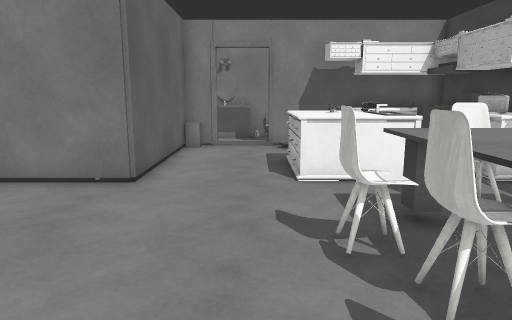
[1] (above)

19 first-person views from a walk through a Unity game level. The camera is 1.3 m above the floor, tilts 10° down and sees 70° across. The floor is counted in squares, 0.59 m on a side. Each view is taken from the middle of a square. On the plan, view 1 faces up. The plan holds only what a view shows up to about 20 squares ahead; the rest is blank. The place goes on beyond the plan. The player character is not drawn. Door leaves are left out, so doorways stand open. Surface patterns are stand-ins for the level's own textures.

[2]
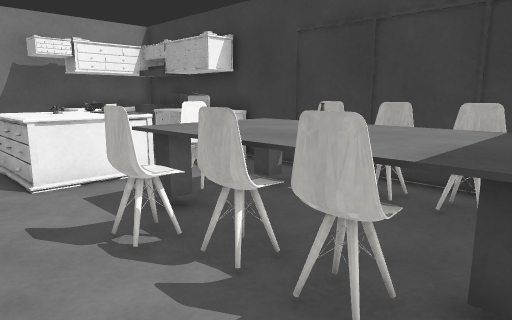

[3]
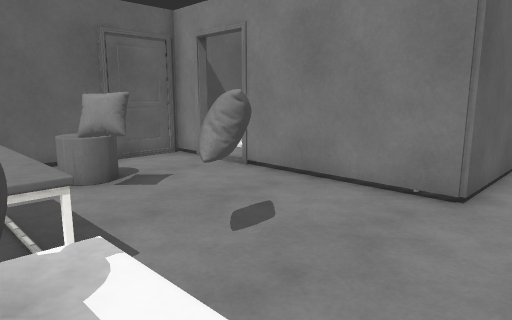

[4]
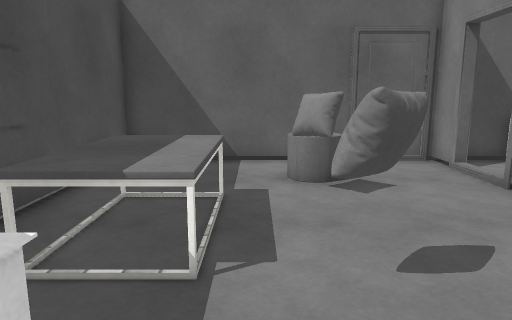

[5]
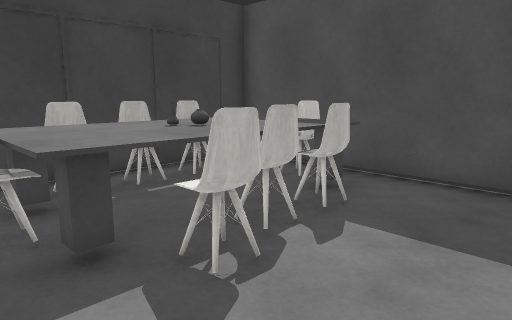

[6]
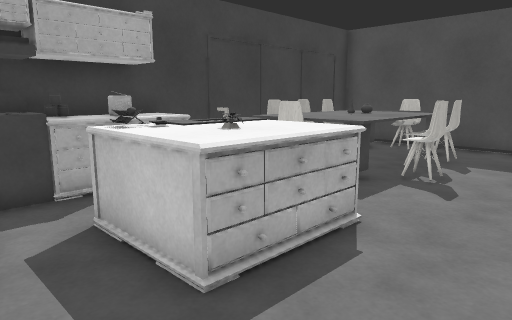

[7]
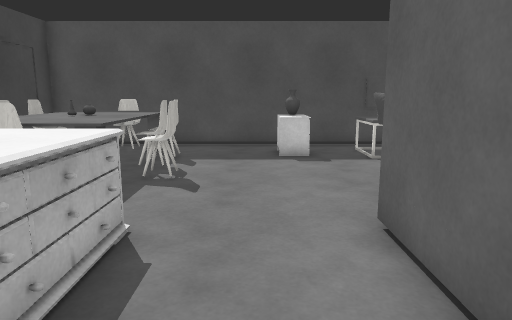

[8]
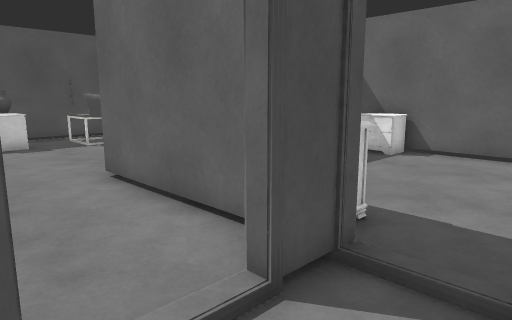

[9]
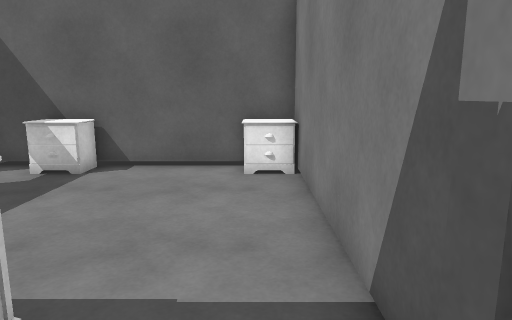

[10]
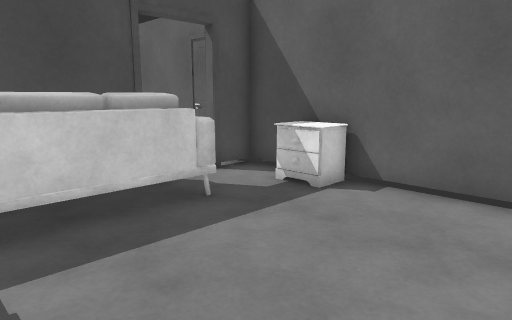

[11]
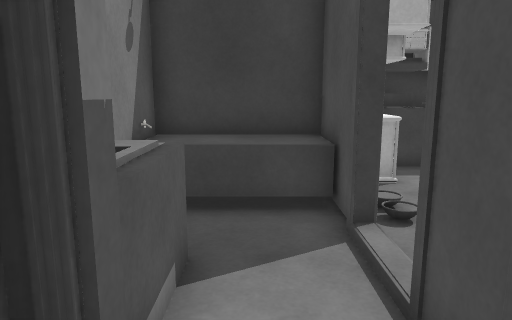

[12]
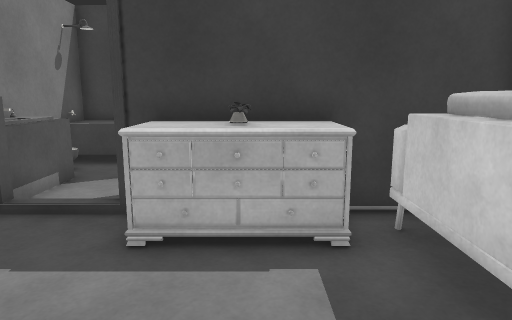

[13]
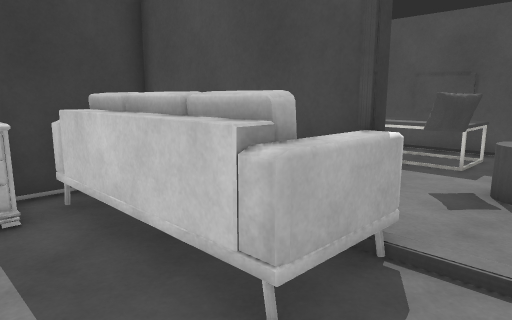

[14]
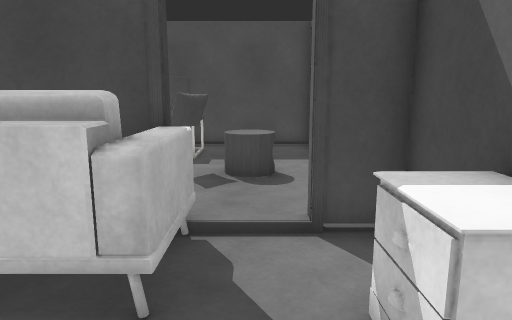

[15]
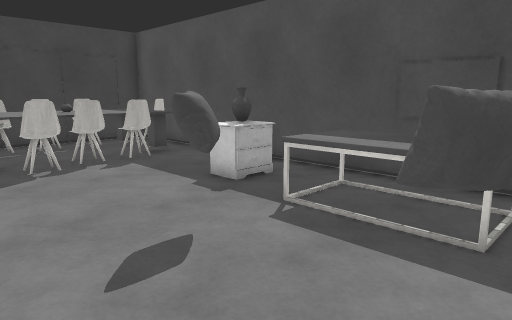

[16]
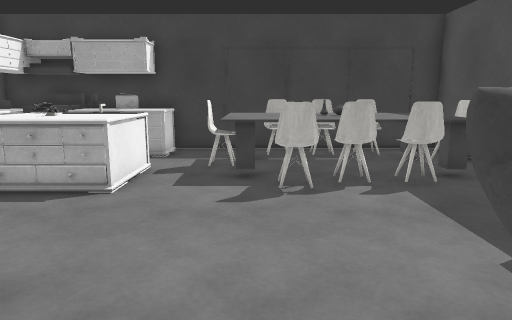

[17]
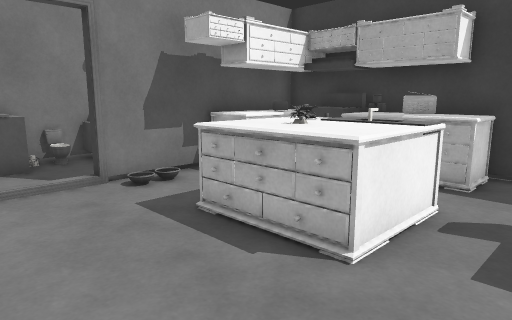

[18]
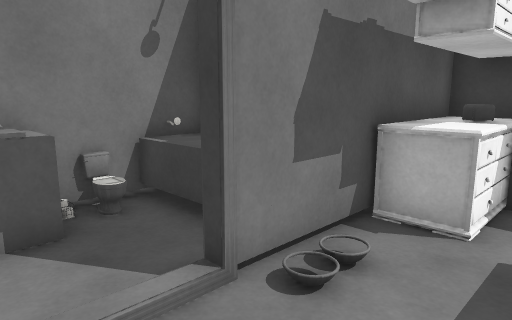

[19]
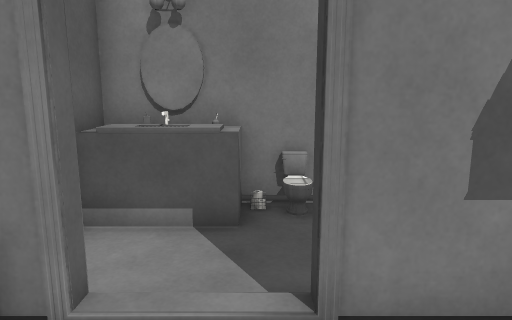

### Floor plan
Key: @ floor where view 1 was taken; # wall or solid block; . floor; D open door; = window, fence, low wall or low ledge; O other object.
Columns run from 13 left of view 1 to 8 right of it. Each row starts with its distance up from view 1.
 20          ##OOO#OO#
 19 O########DDOOO.OO#
 18 OO.......DD....OO#
 17 #........DD#DD#OO#
 16 #.......OO#ODD####OOO#
 15 #.......OO#......OOOO#
 14 #.......OO#......OOOO#
 13 OO......OO#...OOOO.OO#
 12 OO.OOOOOOO#...OOO .OO#
 11 #..OOOOOO #...OOOO.OO#
 10 #DDO      #...OOOO.OO#
  9 #DDO#######...OOOO..O#
  8 #....................#
  7 #..............OOOOO.#
  6 #..............OOOOOO#
  5 #.OO#=........OOOOOOO#
  4 #.OO#...#......OOOOOO#
  3 #..............OOOOOO#
  2 #...OOOOO.OO...OOOOOO#
  1 #. .OOOOO.OO...OOOOOO#
  0 #. .OOOOO.OO.@.OOOOO.#
 -1 ######################
 -2     #####

Where each view was taken, in squares from view 1:
view 1: 0 up, 0 right, facing up
view 2: 0 up, 1 left, facing up-right
view 3: 1 up, 1 left, facing up-left
view 4: 3 up, 1 left, facing left
view 5: 8 up, 2 left, facing down-right
view 6: 15 up, 2 left, facing down-right
view 7: 15 up, 1 left, facing down
view 8: 19 up, 1 right, facing down-left
view 9: 18 up, 2 left, facing left
view 10: 18 up, 5 left, facing down-left
view 11: 18 up, 5 left, facing right
view 12: 14 up, 10 left, facing right
view 13: 14 up, 12 left, facing down-right
view 14: 15 up, 11 left, facing down
view 15: 8 up, 10 left, facing down-right
view 16: 6 up, 7 left, facing right
view 17: 7 up, 3 left, facing up-right
view 18: 13 up, 2 left, facing up-right
view 19: 13 up, 0 right, facing up
